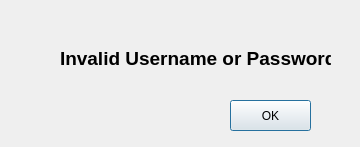
<?xml version="1.0" encoding="UTF-8"?>
<ui version="4.0">
 <class>Error</class>
 <widget class="QDialog" name="Error">
  <property name="geometry">
   <rect>
    <x>0</x>
    <y>0</y>
    <width>360</width>
    <height>147</height>
   </rect>
  </property>
  <property name="windowTitle">
   <string>Dialog</string>
  </property>
  <widget class="QLabel" name="label">
   <property name="geometry">
    <rect>
     <x>60</x>
     <y>50</y>
     <width>271</width>
     <height>17</height>
    </rect>
   </property>
   <property name="font">
    <font>
     <pointsize>14</pointsize>
     <weight>75</weight>
     <bold>true</bold>
    </font>
   </property>
   <property name="text">
    <string>Invalid Username or Password</string>
   </property>
  </widget>
  <widget class="QPushButton" name="pushButton">
   <property name="geometry">
    <rect>
     <x>230</x>
     <y>100</y>
     <width>81</width>
     <height>31</height>
    </rect>
   </property>
   <property name="text">
    <string>OK</string>
   </property>
  </widget>
 </widget>
 <resources/>
 <connections/>
</ui>
